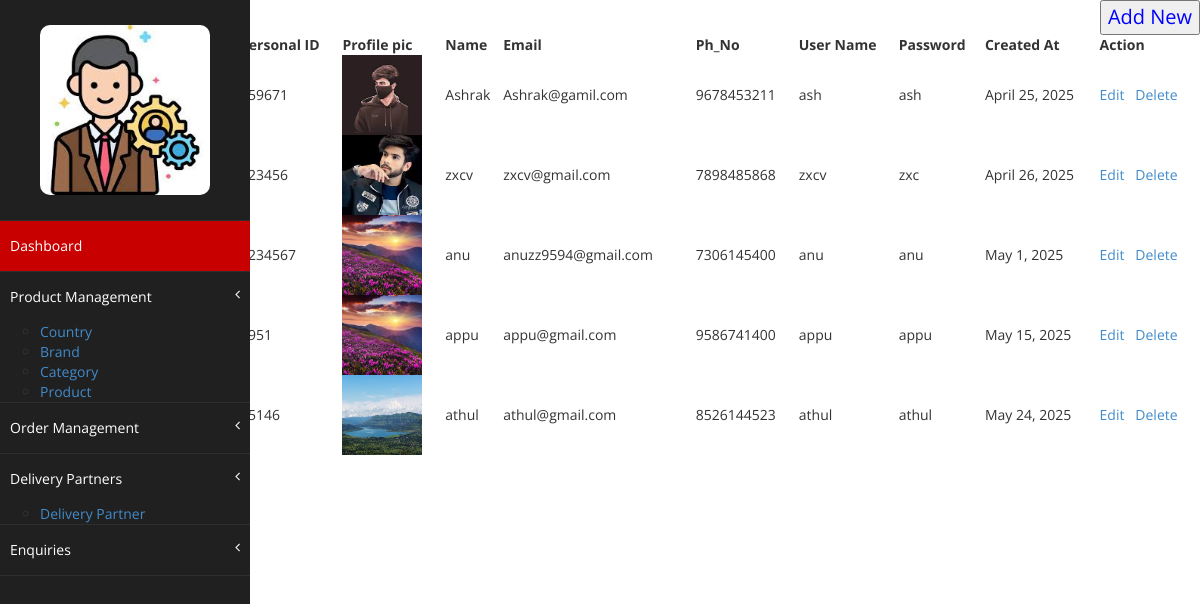
The app's page /delivery_p/ with its own data.
### veg/models.py (models this page shows)
class Deliveryp(models.Model):
    dp_id = models.IntegerField(null=True)
    dp_pic = models.ImageField(upload_to='media',null=True)
    dp_name = models.CharField(max_length=30,null=True)
    dp_email = models.EmailField()
    dp_number = models.IntegerField(null=True)
    dp_uname = models.CharField(max_length=10,null=True)
    dp_password = models.CharField(max_length=10,null=True)
    dp_date = models.DateField(null=True)

### veg/views.py (the view)
# urls.py: path("delivery_p/",views.delivery_p),
def delivery_p(request):
    dp=Deliveryp.objects.all()
    return render(request,"delivery_p.html",{'dp':dp})

### templates/delivery_p.html (shortened to what this page needs)
<!DOCTYPE html>
{% load static %}
<html lang="en">
<head>
    <link href="{% static 'assets/css/bootstrap.css' %}" rel="stylesheet" />
    <link href="{% static 'assets/css/font-awesome.css' %}" rel="stylesheet" />
    <link href="{% static 'assets/js/morris/morris-0.4.3.min.css' %}" rel="stylesheet" />
    <link href="{% static 'assets/css/custom.css' %}" rel="stylesheet" />
</head>
<body>
<nav class="navbar-default navbar-side" role="navigation">
            <div class="sidebar-collapse">
                <ul class="nav" id="main-menu">
				<li class="text-center">
                    <img src="{% static 'assets/img/ad.jpeg' %}" class="user-image img-responsive"/>
					</li>
                    <li>
                        <a class="active-menu"  href="/dashboard">Dashboard</a>
                    </li>
                     <li>
                     <a href="/product">Product Management<span class="fa arrow"></span></a>
                         <ul>
                             <li><a href="/country/">Country</a></li>
                             <li><a href="/brand/">Brand</a></li>
                             <li><a href="/category/">Category</a></li>
                             <li><a href="/product/">Product</a></li>
                         </ul>
                    </li>
                    <li>
                        <a  href="/oder_details/">Order Management<span class="fa arrow"></span></a>
                    </li>
                      <li  >
                        <a  href="/delivery_p">Delivery Partners<span class="fa arrow"></span></a>
                        <ul><li><a href="/delivery_p">Delivery Partner</a></li></ul>
                    </li>
                    <li  >
                        <a  href="/enquires/">Enquiries<span class="fa arrow"></span></a>
                    </li>
                </ul>
            </div>
        </nav>
    <div style="text-align: right;">
    <button><a href="/add_delivery_p" style="font-size: 20px; color: blue">Add New</a></button>
</div><div>
<table  align="right"  bgcolor="blue" width="80%" style="height: 50px;">
   <tr>
       <th>Personal ID</th>
    <th>Profile pic</th>
     <th>Name</th>
     <th>Email</th>
     <th>Ph_No</th>
     <th>User Name</th>
     <th>Password</th>
     <th>Created At</th>
     <th>Action</th></tr>
    {% for i in dp%}
       <tr>
         <td>{{i.dp_id}}</td>
                {% if i.dp_pic %}
            <td><img src="{{i.dp_pic.url}}" width="80" height="80"></td>
        {% else %}
            <td>No image</td>
        {% endif %}
         <td>{{i.dp_name}}</td>
         <td>{{i.dp_email}}</td>
         <td>{{i.dp_number}}</td>
         <td>{{i.dp_uname}}</td>
         <td>{{i.dp_password}}</td>
         <td>{{i.dp_date}}</td>
         <td><a href="/edit_dpartner/{{i.id}}">Edit</a>&nbsp;&nbsp;
         <a href="/delete_dpartner/{{i.id}}">Delete</a>
         </td>
        </tr>
    {%endfor%}
</table></div></body>
</html>

### static/assets/css/custom.css (style rules this page uses)
body { font-family: 'Open Sans', sans-serif; }
.text-center { text-align:center; }
.user-image { margin: 25px auto; -webkit-border-radius: 10px; -moz-border-radius: 10px; border-radius: 10px; max-height:170px; max-width:170px; }
.active-menu { background-color:#C90000!important; }
.arrow { float: right; }
.fa.arrow:before { content: "\f104"; }
.sidebar-collapse , .sidebar-collapse .nav { background:none; }
.sidebar-collapse .nav { padding:0; }
.sidebar-collapse .nav > li > a { color:#fff; background:#202020; text-shadow:none; }
.sidebar-collapse > .nav > li > a { padding:15px 10px; }
.sidebar-collapse > .nav > li { border-bottom: 1px solid rgba(107, 108, 109, 0.19); }
.navbar-side { border:none; background-color: #202020; }
.navbar-default { border:0px solid black; }
@media (min-width:768px) { .navbar-side { z-index: 1; position: absolute; width: 260px; } }

### templates/delivery_p.html (style rules this page uses)
.navbar-default.navbar-side { height: 100vh; position: fixed; top: 0; left: 0; z-index: 1; width: 250px; }

### records on screen
Deliveryp: dp_id "859671", dp_pic (picture), dp_name "Ashrak", dp_email "Ashrak@gamil.com", dp_number "9678453211", dp_uname "ash", dp_password "ash", dp_date "April 25, 2025"
Deliveryp: dp_id "123456", dp_pic (picture), dp_name "zxcv", dp_email "zxcv@gmail.com", dp_number "7898485868", dp_uname "zxcv", dp_password "zxc", dp_date "April 26, 2025"
Deliveryp: dp_id "1234567", dp_pic (picture), dp_name "anu", dp_email "anuzz9594@gmail.com", dp_number "7306145400", dp_uname "anu", dp_password "anu", dp_date "May 1, 2025"
Deliveryp: dp_id "8951", dp_pic (picture), dp_name "appu", dp_email "appu@gmail.com", dp_number "9586741400", dp_uname "appu", dp_password "appu", dp_date "May 15, 2025"
Deliveryp: dp_id "25146", dp_pic (picture), dp_name "athul", dp_email "athul@gmail.com", dp_number "8526144523", dp_uname "athul", dp_password "athul", dp_date "May 24, 2025"
